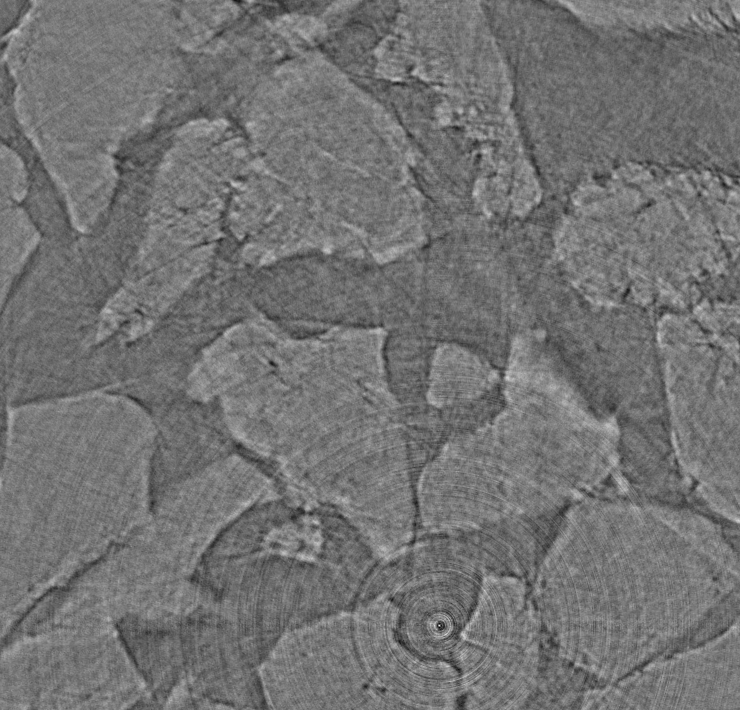
#> input picture dani/LibSRM-master/data/test.png, 740 x 710 px, found by its file name
$ python srm_test.py
#> lines starting #> are read from the running program, lines starting #| are printed output that depends on the picture
import matplotlib.pyplot as plt
from skimage import io, img_as_ubyte
from skimage.exposure import equalize_hist

from pysrm import srm

if __name__ == '__main__':
    img = img_as_ubyte(equalize_hist(io.imread('test.png')))
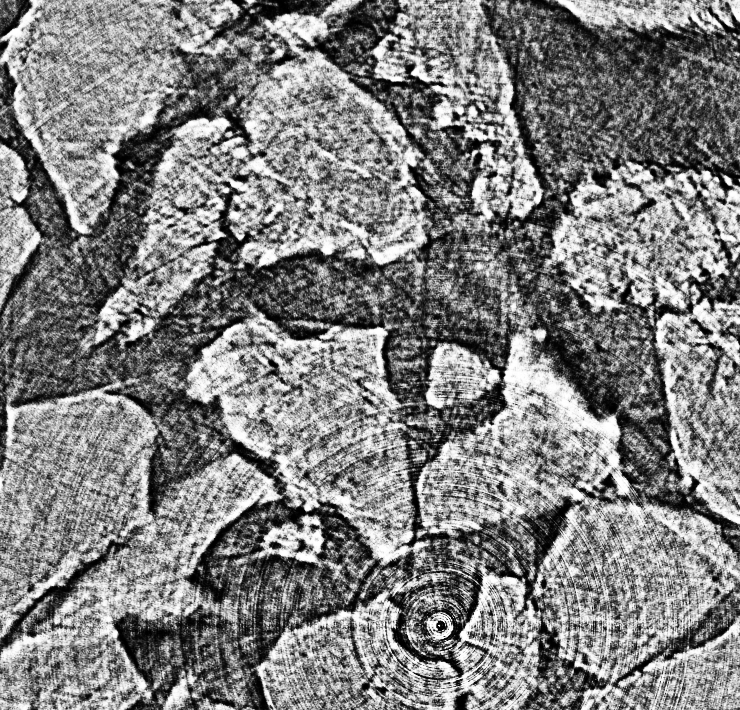
#> img: shape (710, 740); min 0, max 255, mean 127.5
#> (the run stopped early here; a loop or call above may not have finished)
